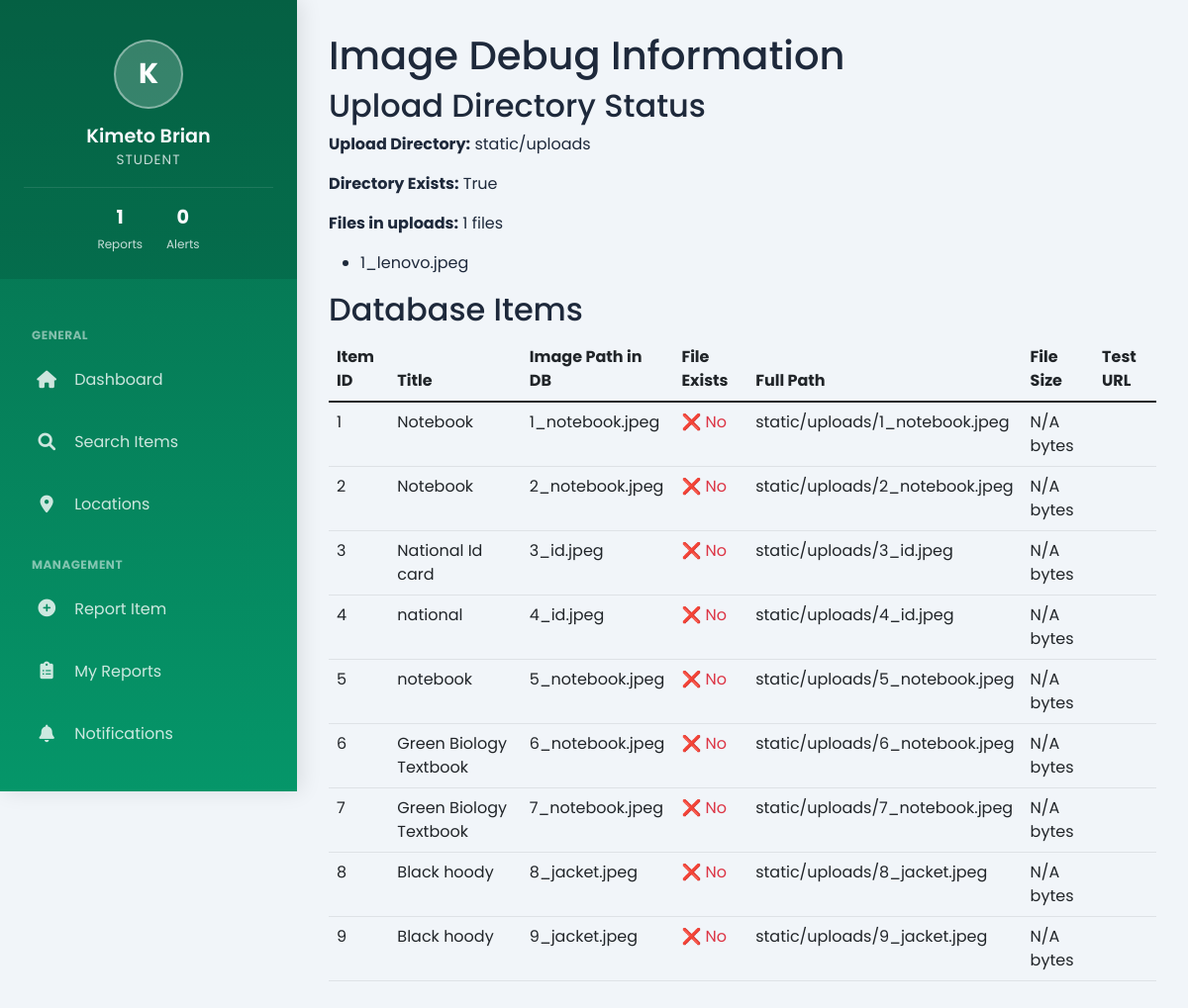
/debug/images (signed in), run on the app's committed database.
### models.py (models this page shows, shortened)
class User(UserMixin, db.Model):
    __tablename__ = 'users'
    user_id = db.Column(db.Integer, primary_key=True)
    user_username = db.Column(db.String(80), unique=True, nullable=False)
    user_email = db.Column(db.String(120), unique=True, nullable=False)
    user_password_hash = db.Column(db.String(128), nullable=False)
    user_role = db.Column(db.String(20), default='student')
    user_created_at = db.Column(db.DateTime, default=datetime.utcnow)
    items = db.relationship('Item', backref='owner', lazy=True)
    notifications = db.relationship('Notification', backref='user', lazy=True)

class Item(db.Model):
    __tablename__ = 'items'
    item_id = db.Column(db.Integer, primary_key=True)
    item_type = db.Column(db.String(20), nullable=False)  # 'lost' or 'found'
    item_category = db.Column(db.String(100), nullable=False)
    item_title = db.Column(db.String(200), nullable=False)
    item_description = db.Column(db.Text, nullable=False)
    item_location = db.Column(db.String(200), nullable=False)
    item_date_lost_found = db.Column(db.DateTime, nullable=False)
    item_image_path = db.Column(db.String(300))
    item_status = db.Column(db.String(20), default='pending')  # 'pending', 'claimed', 'resolved'
    item_created_at = db.Column(db.DateTime, default=datetime.utcnow)
    owner_id = db.Column(db.Integer, db.ForeignKey('users.user_id'), nullable=False)
    embedding = db.relationship('ImageEmbedding', backref='item', uselist=False, lazy=True)
    notifications = db.relationship('Notification', backref='item', lazy=True)

### app.py (the view)
@app.route('/debug/images')
@login_required
def debug_images():
    import os
    from models import Item
    items = Item.query.all()
    debug_info = []
    for item in items:
        image_info = {
            'item_id': item.item_id,
            'item_title': item.item_title,
            'image_path_in_db': item.item_image_path,
            'has_image': bool(item.item_image_path)
        }
        if item.item_image_path:
            upload_dir = app.config.get('UPLOAD_FOLDER', 'static/uploads')
            full_path = os.path.join(upload_dir, item.item_image_path)
            image_info['file_exists'] = os.path.exists(full_path)
            image_info['full_path'] = full_path
            if os.path.exists(full_path):
                image_info['file_size'] = os.path.getsize(full_path)
        debug_info.append(image_info)
    upload_dir = app.config.get('UPLOAD_FOLDER', 'static/uploads')
    upload_dir_exists = os.path.exists(upload_dir)
    files_in_uploads = []
    if upload_dir_exists:
        files_in_uploads = os.listdir(upload_dir)
    return render_template('debug_images.html',
                         debug_info=debug_info,
                         upload_dir=upload_dir,
                         upload_dir_exists=upload_dir_exists,
                         files_in_uploads=files_in_uploads)

### app.py (called while the page is built)
@login_manager.user_loader
def load_user(user_id):
    return db.session.get(User, int(user_id))

### templates/debug_images.html (shortened to what this page needs)
{% extends "base.html" %}
{% block content %}
<h1>Image Debug Information</h1>
<h2>Upload Directory Status</h2>
<p><strong>Upload Directory:</strong> {{ upload_dir }}</p>
<p><strong>Directory Exists:</strong> {{ upload_dir_exists }}</p>
<p><strong>Files in uploads:</strong> {{ files_in_uploads|length }} files</p>
<ul>
    {% for file in files_in_uploads %}
    <li>{{ file }}</li>
    {% endfor %}
</ul>
<h2>Database Items</h2>
<table class="table">
    <thead>
        <tr>
            <th>Item ID</th>
            <th>Title</th>
            <th>Image Path in DB</th>
            <th>File Exists</th>
            <th>Full Path</th>
            <th>File Size</th>
            <th>Test URL</th>
        </tr>
    </thead>
    <tbody>
        {% for item in debug_info %}
        <tr>
            <td>{{ item.item_id }}</td>
            <td>{{ item.item_title }}</td>
            <td>{{ item.image_path_in_db or 'None' }}</td>
            <td>
                {% if item.image_path_in_db %}
                    {% if item.file_exists %}
                        <span class="text-success">✅ Yes</span>
                    {% else %}
                        <span class="text-danger">❌ No</span>
                    {% endif %}
                {% else %}
                    N/A
                {% endif %}
            </td>
            <td>{{ item.full_path or 'N/A' }}</td>
            <td>{{ item.file_size|default('N/A') }} bytes</td>
            <td>
            </td>
        </tr>
        {% endfor %}
    </tbody>
</table>
{% endblock %}

### templates/base.html (shortened to what this page needs)
<!DOCTYPE html>
<html lang="en">
<head>
    <link href="https://cdn.jsdelivr.net/npm/bootstrap@5.1.3/dist/css/bootstrap.min.css" rel="stylesheet">
    <link href="https://cdnjs.cloudflare.com/ajax/libs/font-awesome/6.0.0/css/all.min.css" rel="stylesheet">
</head>
<body>
    {% if current_user.is_authenticated %}
        <div class="dashboard-container">
            <div class="dashboard-sidebar" id="dashboardSidebar">
                <div class="sidebar-user-profile">
                    <div class="user-avatar-large">
                        {{ current_user.user_username[0]|upper }}
                    </div>
                    <div class="user-info-main">
                        <h4>{{ current_user.user_username }}</h4>
                        <p class="user-role">{{ current_user.user_role|default('student') }}</p>
                    </div>
                    <div class="user-stats">
                        <div class="stat">
                            <strong>{{ current_user.items|length }}</strong>
                            <span>Reports</span>
                        </div>
                        <div class="stat">
                            {% set unread_alert_count = current_user.notifications|selectattr('notification_is_seen', 'equalto', false)|list|length %}
                            <strong>{{ unread_alert_count }}</strong>
                            <span>Alerts</span>
                        </div>
                    </div>
                </div>
                <nav class="sidebar-nav">
                    <div class="nav-label">General</div>
                    <a href="{{ url_for('dashboard') }}" class="nav-item {% if request.endpoint == 'dashboard' %}active{% endif %}">
                        <div class="nav-icon"><i class="fas fa-home"></i></div>
                        <span>Dashboard</span>
                    </a>
                    <a href="{{ url_for('search') }}" class="nav-item {% if request.endpoint == 'search' %}active{% endif %}">
                        <div class="nav-icon"><i class="fas fa-search"></i></div>
                        <span>Search Items</span>
                    </a>
                    <a href="{{ url_for('campus_locations') }}" class="nav-item {% if request.endpoint == 'campus_locations' %}active{% endif %}">
                        <div class="nav-icon"><i class="fas fa-map-marker-alt"></i></div>
                        <span>Locations</span>
                    </a>
                    <div class="nav-label">Management</div>
                    <a href="{{ url_for('reporting.report_item') }}" class="nav-item {% if request.endpoint == 'reporting.report_item' %}active{% endif %}">
                        <div class="nav-icon"><i class="fas fa-plus-circle"></i></div>
                        <span>Report Item</span>
                    </a>
                    <a href="{{ url_for('reporting.my_items') }}" class="nav-item {% if request.endpoint == 'reporting.my_items' %}active{% endif %}">
                        <div class="nav-icon"><i class="fas fa-clipboard-list"></i></div>
                        <span>My Reports</span>
                    </a>
                    <a href="{{ url_for('notifications') }}" class="nav-item {% if request.endpoint == 'notifications' %}active{% endif %}">
                        <div class="nav-icon">
                            <i class="fas fa-bell"></i>
                        </div>
                        <span>Notifications</span>
                    </a>
                </nav>
            </div>
            <div class="dashboard-main" id="dashboardMain">
                {% block content %}{% endblock %}
            </div>
        </div>
    {% endif %}
</body>
</html>

### templates/base.html (style rules this page uses)
:root { --sidebar-width: 300px; --primary-gradient: linear-gradient(135deg, #10b981 0%, #059669 100%); --sidebar-gradient: linear-gradient(180deg, #066b4b 0%, #059669 100%); --accent-color: #059669; --text-light: #f8fafc; --text-dark: #1e293b; --bg-light: #f1f5f9; --danger-color: #ef4444; }
* { margin: 0; padding: 0; box-sizing: border-box; }
body { font-family: 'Poppins', sans-serif; background: var(--bg-light); color: var(--text-dark); min-height: 100vh; overflow-x: hidden; }
.dashboard-container { display: flex; min-height: 100vh; }
.dashboard-sidebar { width: var(--sidebar-width); background: var(--sidebar-gradient); color: var(--text-light); display: flex; flex-direction: column; position: fixed; height: 100vh; left: 0; top: 0; z-index: 1000; box-shadow: 4px 0 20px rgba(0,0,0,0.1); overflow-y: auto; transition: transform 0.3s ease; }
.sidebar-user-profile { padding: 2.5rem 1.5rem 1.5rem; background: rgba(0, 0, 0, 0.1); text-align: center; }
.user-avatar-large { width: 70px; height: 70px; border-radius: 50%; background: rgba(255, 255, 255, 0.2); border: 2px solid rgba(255,255,255,0.4); display: flex; align-items: center; justify-content: center; font-size: 1.8rem; font-weight: 700; margin: 0 auto 1rem; color: white; }
.user-info-main h4 { font-size: 1.2rem; font-weight: 600; margin-bottom: 0.2rem; }
.user-role { font-size: 0.85rem; opacity: 0.8; margin-bottom: 1rem; text-transform: uppercase; letter-spacing: 1px; }
.user-stats { display: flex; justify-content: center; gap: 1.5rem; padding-top: 1rem; border-top: 1px solid rgba(255,255,255,0.1); }
.user-stats .stat strong { display: block; font-size: 1.2rem; font-weight: 700; }
.user-stats .stat span { font-size: 0.75rem; opacity: 0.8; }
.sidebar-nav { padding: 1.5rem 1rem; flex: 1; }
.nav-label { font-size: 0.75rem; text-transform: uppercase; color: rgba(255,255,255,0.5); font-weight: 700; margin: 1.5rem 0 0.5rem 1rem; letter-spacing: 0.5px; }
.nav-item { display: flex; align-items: center; gap: 1rem; padding: 0.9rem 1.2rem; color: rgba(255, 255, 255, 0.8); text-decoration: none; border-radius: 12px; margin-bottom: 0.5rem; transition: all 0.2s ease; }
.nav-icon { width: 24px; text-align: center; font-size: 1.1rem; position: relative; }
.dashboard-main { flex: 1; margin-left: var(--sidebar-width); padding: 2rem; width: 100%; transition: margin-left 0.3s ease; }

### data on the page
User: user_username "K", user_username "Kimeto Brian", user_role "STUDENT"
Item: item_id "1", item_title "Notebook", item_image_path "1_notebook.jpeg", shows "❌ No", full_path "static/uploads/1_notebook.jpeg", file_size "N/A"
Item: item_id "2", item_title "Notebook", item_image_path "2_notebook.jpeg", shows "❌ No", full_path "static/uploads/2_notebook.jpeg", file_size "N/A"
Item: item_id "3", item_title "National Id card", item_image_path "3_id.jpeg", shows "❌ No", full_path "static/uploads/3_id.jpeg", file_size "N/A"
Item: item_id "4", item_title "national", item_image_path "4_id.jpeg", shows "❌ No", full_path "static/uploads/4_id.jpeg", file_size "N/A"
Item: item_id "5", item_title "notebook", item_image_path "5_notebook.jpeg", shows "❌ No", full_path "static/uploads/5_notebook.jpeg", file_size "N/A"
Item: item_id "6", item_title "Green Biology Textbook", item_image_path "6_notebook.jpeg", shows "❌ No", full_path "static/uploads/6_notebook.jpeg", file_size "N/A"
Item: item_id "7", item_title "Green Biology Textbook", item_image_path "7_notebook.jpeg", shows "❌ No", full_path "static/uploads/7_notebook.jpeg", file_size "N/A"
Item: item_id "8", item_title "Black hoody", item_image_path "8_jacket.jpeg", shows "❌ No", full_path "static/uploads/8_jacket.jpeg", file_size "N/A"
Item: item_id "9", item_title "Black hoody", item_image_path "9_jacket.jpeg", shows "❌ No", full_path "static/uploads/9_jacket.jpeg", file_size "N/A"

### other printed values
{{ current_user.items|length }} "1"
{{ unread_alert_count }} "0"
{{ upload_dir }} "static/uploads"
{{ upload_dir_exists }} "True"
{{ files_in_uploads|length }} "1"
{{ file }} "1_lenovo.jpeg"
